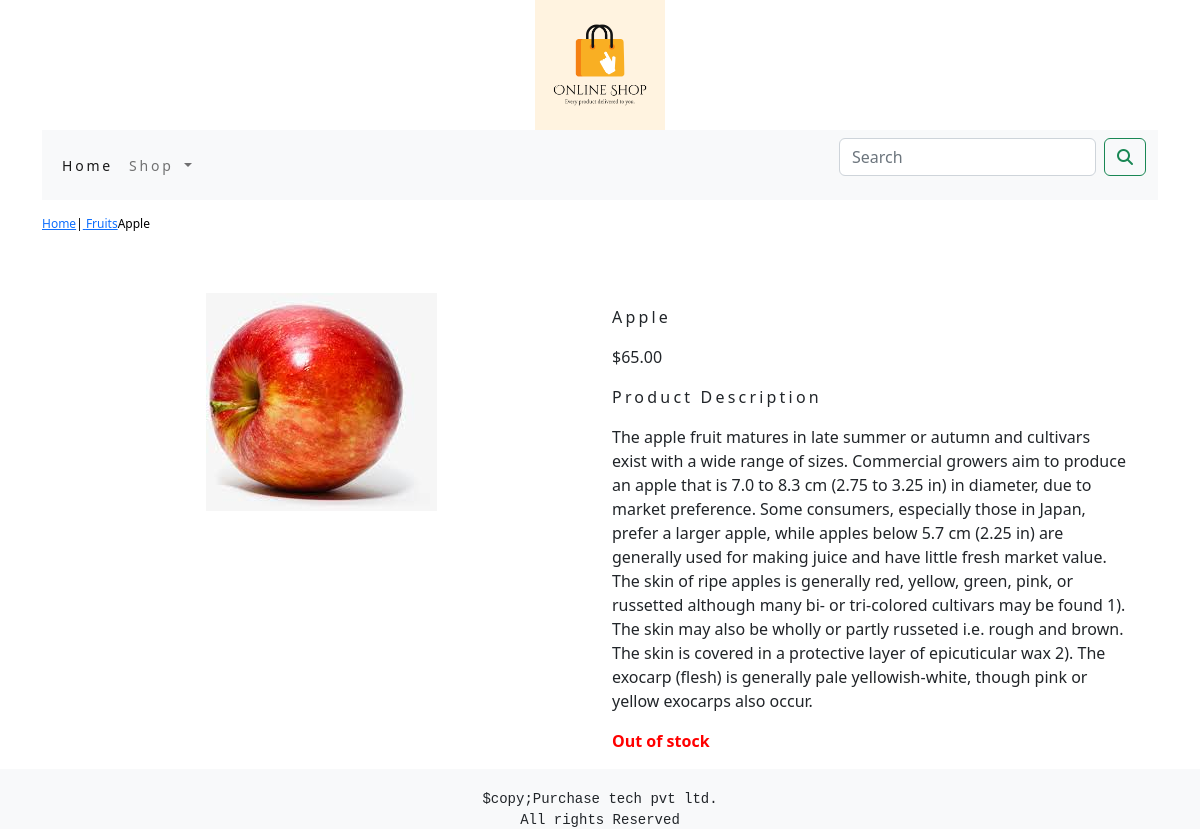
The page /shop/fruits/apple/ on the database its author committed.
### shop/models.py (models this page shows, shortened)
class Product(models.Model):
    name=models.CharField(max_length=250,unique=True)
    slug=models.SlugField(max_length=250,unique=True)
    description=models.TextField(blank=True)
    price=models.DecimalField(max_digits=10,decimal_places=2)
    category=models.ForeignKey(Category,on_delete=models.CASCADE)
    image = models.ImageField(upload_to='product', blank=True)
    stock=models.IntegerField()
    available=models.BooleanField(default=True)
    created=models.DateTimeField(auto_now_add=True)
    updated=models.DateTimeField(auto_now=True)
    class Meta:
        ordering = ('name',)
        verbose_name = 'product'
        verbose_name_plural = 'products'

class Category(models.Model):
    name=models.CharField(max_length=250,unique=True)
    slug=models.SlugField(max_length=250,unique=True)
    description=models.TextField(blank=True)
    image=models.ImageField(upload_to='category',blank=True)
    class Meta:
        ordering=('name',)
        verbose_name='category'
        verbose_name_plural='categories'
    def get_url(self):
        return reverse('shop:products-by-category',args=[self.slug])
    def __str__(self):
        return '{}'.format(self.name)

### shop/views.py (the view)
# urls.py: path('<slug:c_slug>/<slug:product_slug>/',views.proDetail,name='prodCatdetail')
def proDetail(request,c_slug,product_slug):
    try:
        product=Product.objects.get(category__slug=c_slug,slug=product_slug)
    except Exception as e:
        raise
    return render(request,'product.html',{'product':product})

### cart/context_processors.py (called while the page is built)
def counter(request):
    item_count=0
    if 'admin' in request.path:
        return {}
    else:
        try:
            cart=Cart.objects.filter(cart_id=_cart_id(request))
            car_items=CartItem.objects.all().filter(cart=cart[:1])
            for cart_item in car_items:
                item_count += cart_item.quantity
        except Cart.DoesNotExist:
            item_count =0
    return dict(item_count=item_count)

### cart/views.py (called while the page is built)
def _cart_id(request):
    cart=request.session.session_key
    if not cart:
        cart=request.session.create()
    return cart

### shop/context_processors.py (called while the page is built)
def menu_links(request):
    links=Category.objects.all()
    return dict(links=links)

### templates/product.html (shortened to what this page needs)
{% extends 'base.html' %}
{% load static %}
{% block content %}
<div class="row my_prod_row_class">
    <div class="mx_auto">
        <p> <a href="{% url 'shop:allProdCat' %}" >Home</a>|<a href="{{product.category.get_url}}"> {{product.category}}</a>{{product.name}}</p>
    </div>
</div>
<div class="container">
<br>
<div class="row">
    <div class="col-12 col-sm-12 col-md-12 col-lg-6 text-center">
        <div style="min-width:18rem">
            <img src="{{product.image.url}}" alt="{{product.name}}">
        </div>
    </div>
        <div class="col-12 col-sm-12 col-md-12 col-lg-6">
            <div>
            <h1 class="my_prod_title"> {{product.name}} </h1>
            <p> ${{product.price}}</p>
            <p class="my_title">Product Description</p>
            <p class="text-justify my_prod_text">{{product.description}}</p>
            {% if product.stock <= 0 %}
            <p class="text-justify my_prod_text"  style="color:red;"><b>Out of stock</b></p>
            {% else %}
            <a class="btn btn-secondary" href="{% url 'cart:add_cart' product.id %} ">Add to Cart</a>
            {% endif %}
        </div>
            </div>
</div>
</div>
{% endblock %}

### static/css/custom.css (style rules this page uses)
.my_title { font_size:16px; text_transform:uppercase; letter-spacing:.2em; }
.my_prod_row_class { padding-top:15px; padding-bottom:20px; }
.my_prod_row_class .mx_auto { color:#000; font-size:12px; text-decoration:none; }
.my_prod_title { font-size:16px; text_transform:uppercase; letter-spacing:.2em; padding-top:15px; padding-bottom:10px; }
.my_prod_text { padding-right:20px; }

### rows shown on the page
Product: category "Fruits", name "Apple", image (picture), price "65.00", description "The apple fruit matures in late summer or autumn and cultivars exist with a wide range of sizes. Commercial growers aim to produce an apple that is 7.0 to 8.3 cm (2.75 to 3.25 in) in diameter, due to market preference. Some consumers, especially those in Japan, prefer a larger apple, while apples below 5.7 cm (2.25 in) are generally used for making juice and have little fresh market value. The skin of ripe apples is generally red, yellow, green, pink, or russetted although many bi- or tri-colored cultivars may be found 1). The skin may also be wholly or partly russeted i.e. rough and brown. The skin is covered in a protective layer of epicuticular wax 2). The exocarp (flesh) is generally…"
